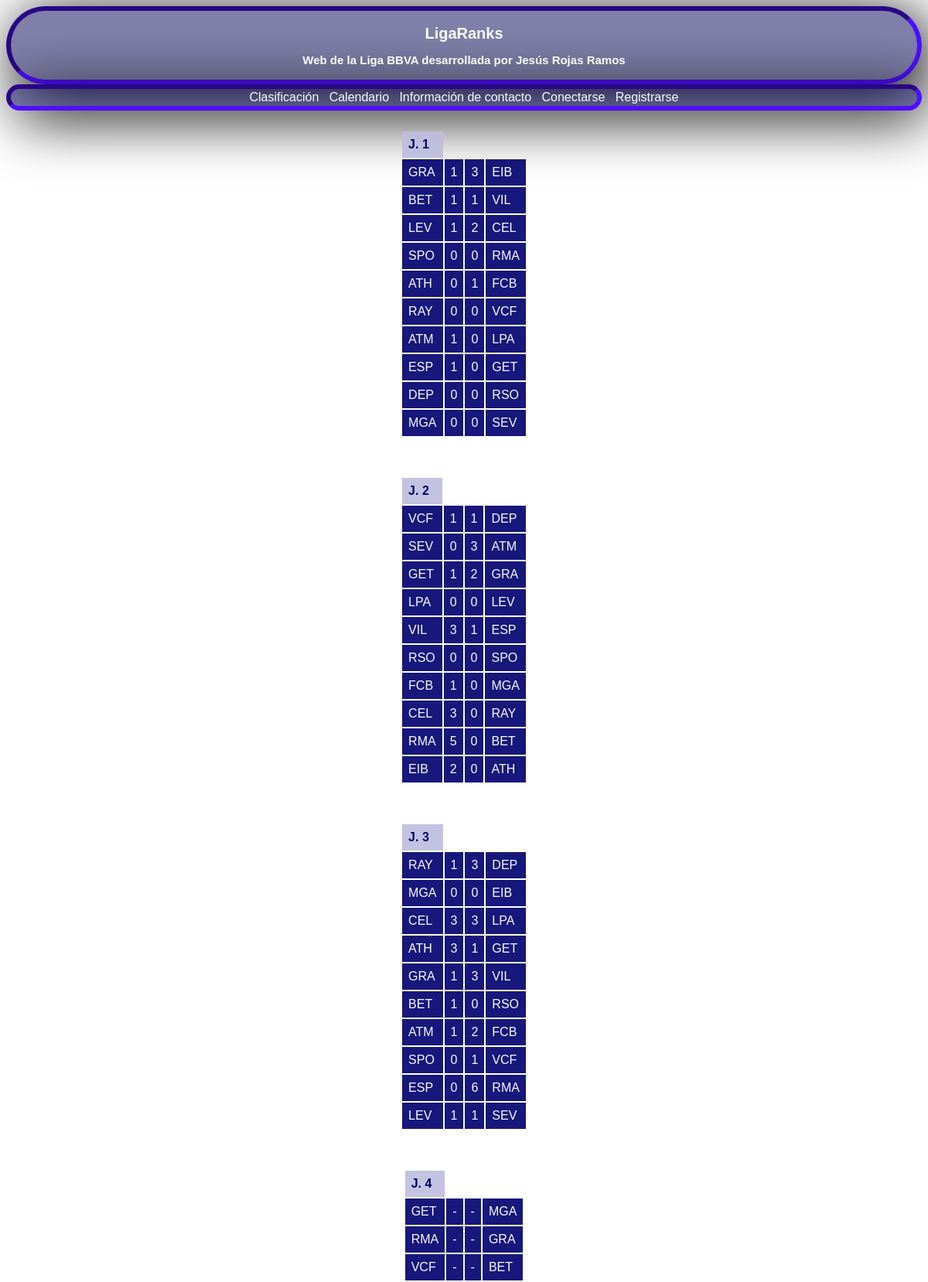
Page /calendario/ (upper part) on the committed database.
### Tablas/models.py (models this page shows, shortened)
class Jornada(models.Model):
	numero = models.IntegerField(unique=True)

class Partido(models.Model):
	SE_HA_JUGADO=(('S', 'Si'),('N', 'No'))
	equipo_local = models.ForeignKey(Equipo, related_name='local')
	equipo_visitante = models.ForeignKey(Equipo, related_name='visitante')
	jugado = models.CharField(max_length=1, choices=SE_HA_JUGADO, default='S')
	goles_local = models.IntegerField(default=0)
	goles_visitante = models.IntegerField(default=0)
	jornada = models.ForeignKey(Jornada)

class Equipo(models.Model):
	nombre = models.CharField(max_length=50)
	codigo = models.CharField(max_length=3, default='---')
	escudo = models.ImageField(upload_to='logos')
	puntos = models.IntegerField(default=0)
	goles_favor = models.IntegerField(default=0)
	goles_contra = models.IntegerField(default=0)

### Tablas/views.py (the view)
# urls.py: url(r'^calendario/', views.calendar, name='calendar'),
def calendar(request):
	equipos = Equipo.objects.all().order_by("-puntos")
	partidos = Partido.objects.all()
	jornadas = Jornada.objects.all()
	return render_to_response("calendario.html", dict(equipos = equipos, partidos = partidos, jornadas = jornadas, user = request.user))

### Tablas/templates/calendario.html (shortened to what this page needs)
{% extends "estructura.html" %}
{% block contenido %}
{% for jornada in jornadas %}
	<table align="center">
	<tr>
		<th> J. {{ jornada.numero }}</th>
	</tr>
	{% for partido in partidos %}
		{% if partido.jornada == jornada %}
			<tr>
				<td><a href="/equipo/{{ partido.equipo_local.codigo }}">{{ partido.equipo_local.codigo }}</a></td>
				{% if partido.jugado == 'S' %}
					<td>{{ partido.goles_local }}</td>
					<td>{{ partido.goles_visitante }}</td>
				{% else %}
					<td>-</td>
					<td>-</td>
				{% endif %}
				<td><a href="/equipo/{{ partido.equipo_visitante.codigo }}">{{ partido.equipo_visitante.codigo }}</a></td>
			</tr>
		{% endif %}
	{% endfor %}
	</table>
{% endfor %}
{% endblock %}

### Tablas/templates/estructura.html (style rules this page uses)
html { font-family:sans-serif; }
body { background-attachment: fixed; }
table { padding:25px; }
th { background-color:rgba(245,245,255,0.7); padding:8px; color:rgb(0,0,111); text-align:left; }
tr, td { background-color:rgba(0,0,111,0.7); padding:8px; color:rgb(250,250,250); text-align: left; }
a:link, a:visited { color:rgb(250,250,250); text-decoration:none; }

### rows in the picture
Jornada: numero "1"
Partido: equipo_local.codigo "GRA", goles_local "1", goles_visitante "3", equipo_visitante.codigo "EIB"
Partido: equipo_local.codigo "BET", goles_local "1", goles_visitante "1", equipo_visitante.codigo "VIL"
Partido: equipo_local.codigo "LEV", goles_local "1", goles_visitante "2", equipo_visitante.codigo "CEL"
Partido: equipo_local.codigo "SPO", goles_local "0", goles_visitante "0", equipo_visitante.codigo "RMA"
Partido: equipo_local.codigo "ATH", goles_local "0", goles_visitante "1", equipo_visitante.codigo "FCB"
Partido: equipo_local.codigo "RAY", goles_local "0", goles_visitante "0", equipo_visitante.codigo "VCF"
Partido: equipo_local.codigo "ATM", goles_local "1", goles_visitante "0", equipo_visitante.codigo "LPA"
Partido: equipo_local.codigo "ESP", goles_local "1", goles_visitante "0", equipo_visitante.codigo "GET"
Partido: equipo_local.codigo "DEP", goles_local "0", goles_visitante "0", equipo_visitante.codigo "RSO"
Partido: equipo_local.codigo "MGA", goles_local "0", goles_visitante "0", equipo_visitante.codigo "SEV"
Jornada: numero "2"
Partido: equipo_local.codigo "VCF", goles_local "1", goles_visitante "1", equipo_visitante.codigo "DEP"
Partido: equipo_local.codigo "SEV", goles_local "0", goles_visitante "3", equipo_visitante.codigo "ATM"
Partido: equipo_local.codigo "GET", goles_local "1", goles_visitante "2", equipo_visitante.codigo "GRA"
Partido: equipo_local.codigo "LPA", goles_local "0", goles_visitante "0", equipo_visitante.codigo "LEV"
Partido: equipo_local.codigo "VIL", goles_local "3", goles_visitante "1", equipo_visitante.codigo "ESP"
Partido: equipo_local.codigo "RSO", goles_local "0", goles_visitante "0", equipo_visitante.codigo "SPO"
Partido: equipo_local.codigo "FCB", goles_local "1", goles_visitante "0", equipo_visitante.codigo "MGA"
Partido: equipo_local.codigo "CEL", goles_local "3", goles_visitante "0", equipo_visitante.codigo "RAY"
Partido: equipo_local.codigo "RMA", goles_local "5", goles_visitante "0", equipo_visitante.codigo "BET"
Partido: equipo_local.codigo "EIB", goles_local "2", goles_visitante "0", equipo_visitante.codigo "ATH"
Jornada: numero "3"
Partido: equipo_local.codigo "RAY", goles_local "1", goles_visitante "3", equipo_visitante.codigo "DEP"
Partido: equipo_local.codigo "MGA", goles_local "0", goles_visitante "0", equipo_visitante.codigo "EIB"
Partido: equipo_local.codigo "CEL", goles_local "3", goles_visitante "3", equipo_visitante.codigo "LPA"
Partido: equipo_local.codigo "ATH", goles_local "3", goles_visitante "1", equipo_visitante.codigo "GET"
Partido: equipo_local.codigo "GRA", goles_local "1", goles_visitante "3", equipo_visitante.codigo "VIL"
Partido: equipo_local.codigo "BET", goles_local "1", goles_visitante "0", equipo_visitante.codigo "RSO"
Partido: equipo_local.codigo "ATM", goles_local "1", goles_visitante "2", equipo_visitante.codigo "FCB"
Partido: equipo_local.codigo "SPO", goles_local "0", goles_visitante "1", equipo_visitante.codigo "VCF"
Partido: equipo_local.codigo "ESP", goles_local "0", goles_visitante "6", equipo_visitante.codigo "RMA"
Partido: equipo_local.codigo "LEV", goles_local "1", goles_visitante "1", equipo_visitante.codigo "SEV"
Jornada: numero "4"
Partido: equipo_local.codigo "GET", equipo_visitante.codigo "MGA"
Partido: equipo_local.codigo "RMA", equipo_visitante.codigo "GRA"
Partido: equipo_local.codigo "VCF", equipo_visitante.codigo "BET"
